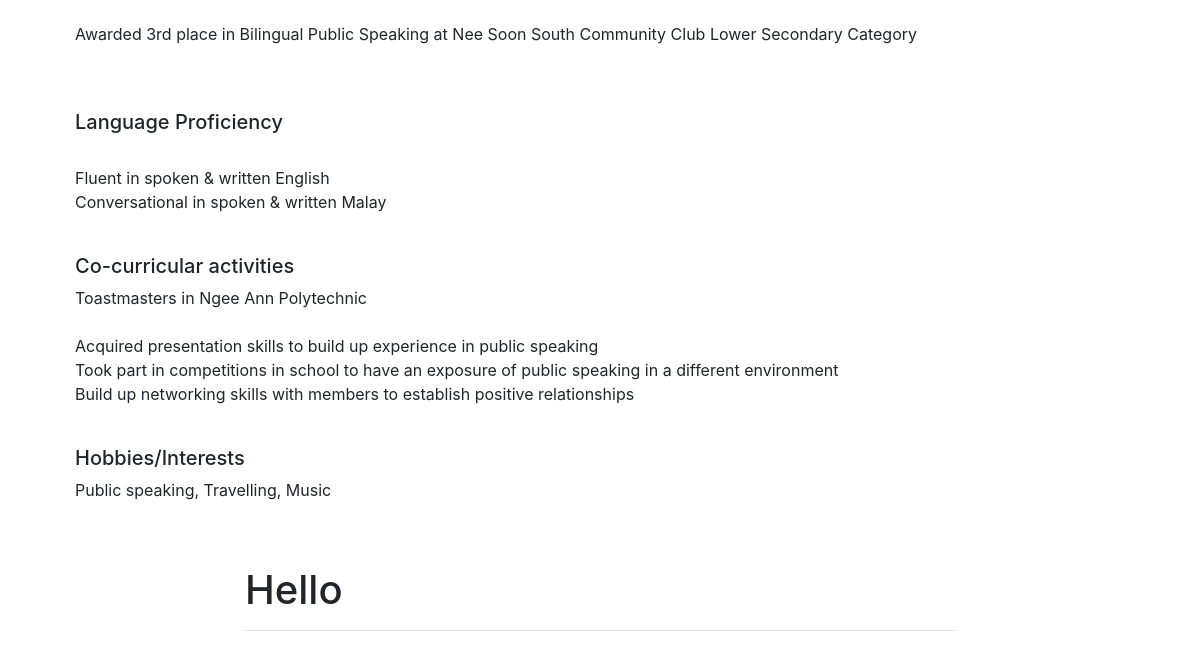
Page /blog/Hello/ (lower part) on the earlier database version.
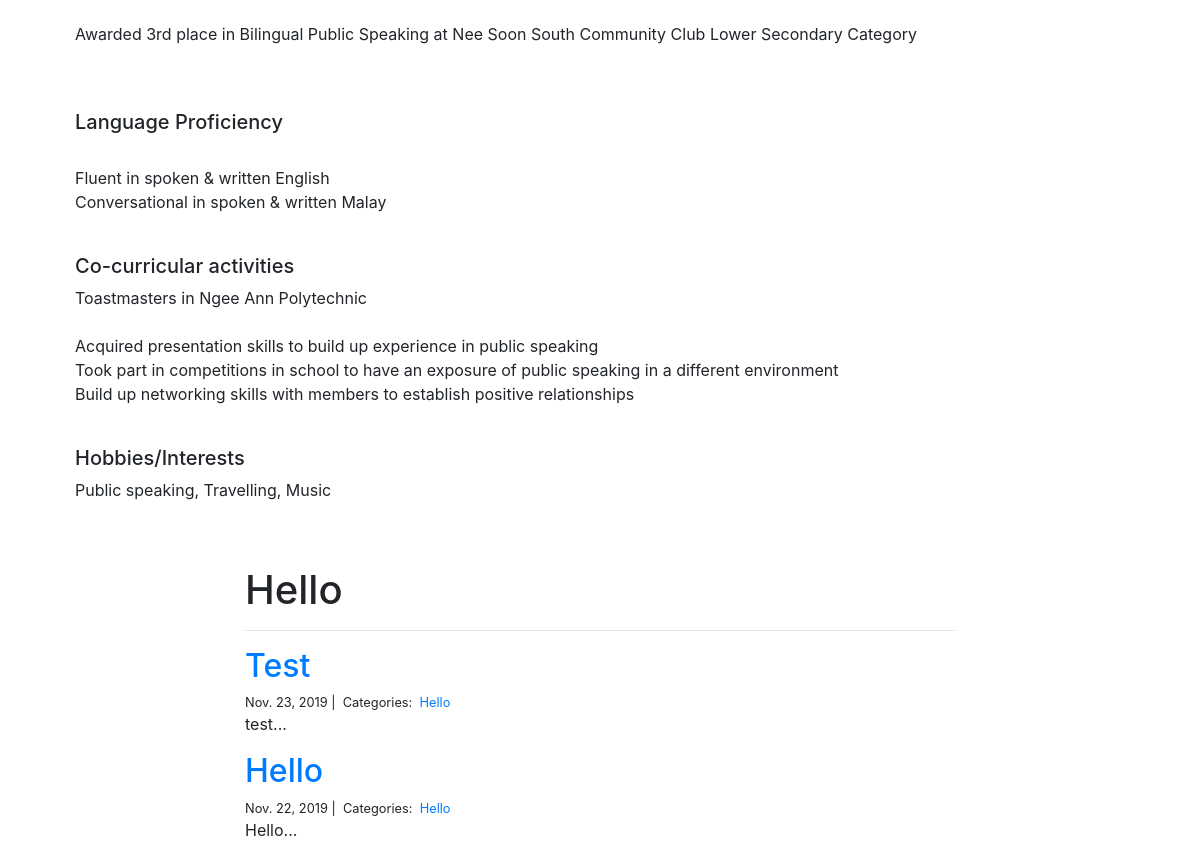
Same page on the later database version.
### blog/models.py (models this page shows)
class Post(models.Model):
    title = models.CharField(max_length=255)
    body = models.TextField()
    created_on = models.DateTimeField(auto_now_add=True)
    last_modified = models.DateTimeField(auto_now=True)
    categories = models.ManyToManyField("Category", related_name="posts")

class Category(models.Model):
    name = models.CharField(max_length=20)

### blog/views.py (the view)
# urls.py: path("<category>/", views.blog_category, name="blog_category"),
def blog_category(request, category):
    posts = Post.objects.filter(categories__name__contains=category).order_by(
        "-created_on"
    )
    context = {"category": category, "posts": posts}
    return render(request, "blog_category.html", context)

### blog/templates/blog_category.html
{% extends "base.html" %}
{% block page_content %}
<div class="col-md-8 offset-md-2">
    <h1>{{ category | title }}</h1>
    <hr>
    {% for post in posts %}
        <h2><a href="{% url 'blog_detail' post.pk%}">{{ post.title }}</a></h2>
        <small>
            {{ post.created_on.date }} |&nbsp;
            Categories:&nbsp;
            {% for category in post.categories.all %}
            <a href="{% url 'blog_category' category.name %}">
                {{ category.name }}
            </a>&nbsp;
            {% endfor %}
        </small>
        <p>{{ post.body | slice:":400" }}...</p>
    {% endfor %}
</div>
{% endblock %}

Differences in the rows shown:
added Post: title "Test", created_on "Nov. 23, 2019", body "test"
added Category: name "Hello"
added Post: title "Hello", created_on "Nov. 22, 2019", body "Hello"
